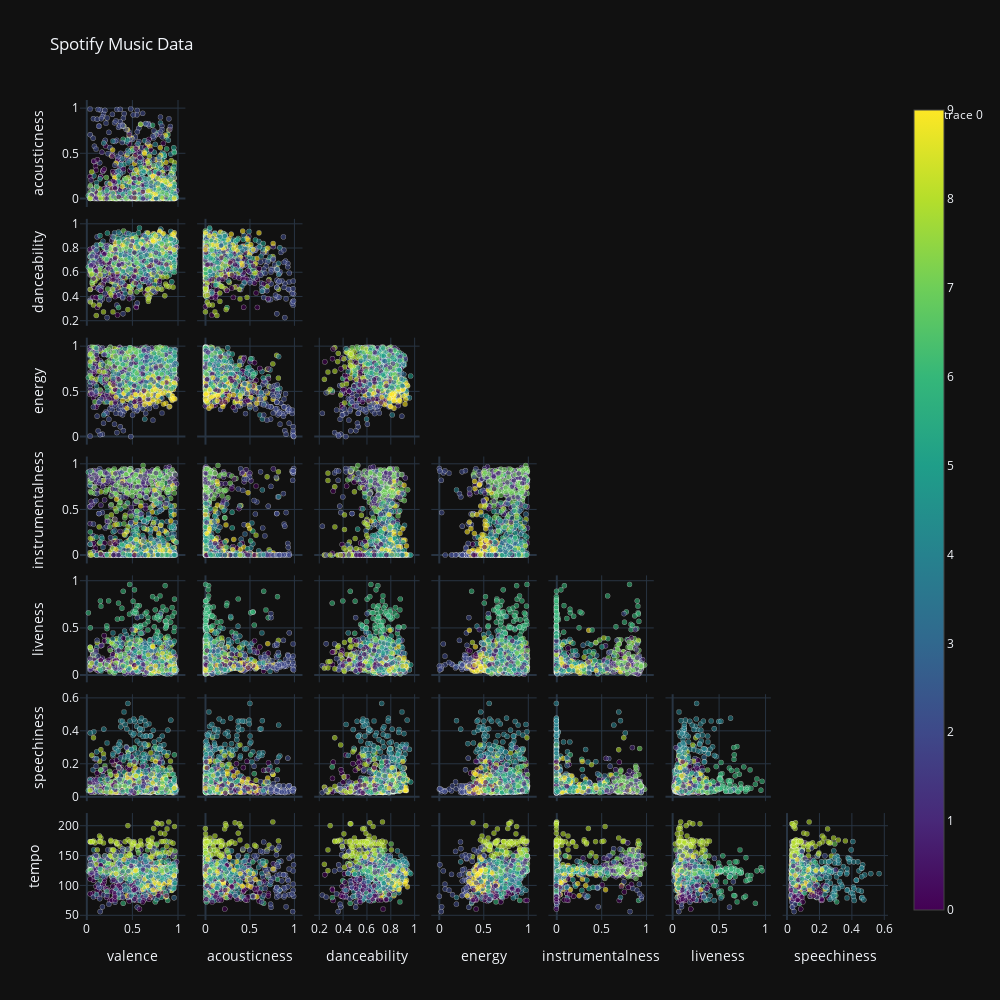

The notebook cell saved with this chart:
### Code cell
# Scatter matrix without upper half
fig = go.Figure(
    data=go.Splom(
        dimensions=[dict(label='valence', values=df['valence']),
                    dict(label='acousticness', values=df['acousticness']),
                    dict(label='danceability', values=df['danceability']),
                    dict(label='energy', values=df['energy']),
                    dict(label='instrumentalness', values=df['instrumentalness']),
                    dict(label='liveness', values=df['liveness']),
                    dict(label='speechiness', values=df['speechiness']),
                    dict(label='tempo', values=df['tempo'])],
        text=df['KMeans'],
        showupperhalf=False,
        diagonal=dict(visible=False),
        marker=dict(
            color=df['KMeans'],
            showscale=True,
            colorscale='Viridis',
            line_color='white',
            line_width=0.5,
            size=5,
            opacity=0.6
        )
    )
)

fig.update_layout(
    title='Spotify Music Data',
    showlegend=True,
    width=1000,
    height=1000,
    dragmode='select',
    hovermode='closest',

)

fig.show()

### Figure 1 — Plotly figure (JSON) as saved in the notebook; plotly's stock layout.template omitted (floating-point values rounded to 4 significant figures; data arrays with more than 128 entries replaced by an {"elided": "..."} marker saying what was removed)
{"data": [{"diagonal": {"visible": false}, "dimensions": [{"label": "valence", "values": {"elided": "1380 float values"}}, {"label": "acousticness", "values": {"elided": "1380 float values"}}, {"label": "danceability", "values": {"elided": "1380 float values"}}, {"label": "energy", "values": {"elided": "1380 float values"}}, {"label": "instrumentalness", "values": {"elided": "1380 float values"}}, {"label": "liveness", "values": {"elided": "1380 float values"}}, {"label": "speechiness", "values": {"elided": "1380 float values"}}, {"label": "tempo", "values": {"elided": "1380 float values"}}], "marker": {"color": {"elided": "1380 int values"}, "colorscale": [[0.0, "#440154"], [0.1111, "#482878"], [0.2222, "#3e4989"], [0.3333, "#31688e"], [0.4444, "#26828e"], [0.5556, "#1f9e89"], [0.6667, "#35b779"], [0.7778, "#6ece58"], [0.8889, "#b5de2b"], [1.0, "#fde725"]], "line": {"color": "white", "width": 0.5}, "opacity": 0.6, "showscale": true, "size": 5}, "showupperhalf": false, "text": {"elided": "1380 float values"}, "type": "splom"}], "layout": {"title": {"text": "Spotify Music Data"}, "showlegend": true, "width": 1000, "height": 1000, "dragmode": "select", "hovermode": "closest"}}
